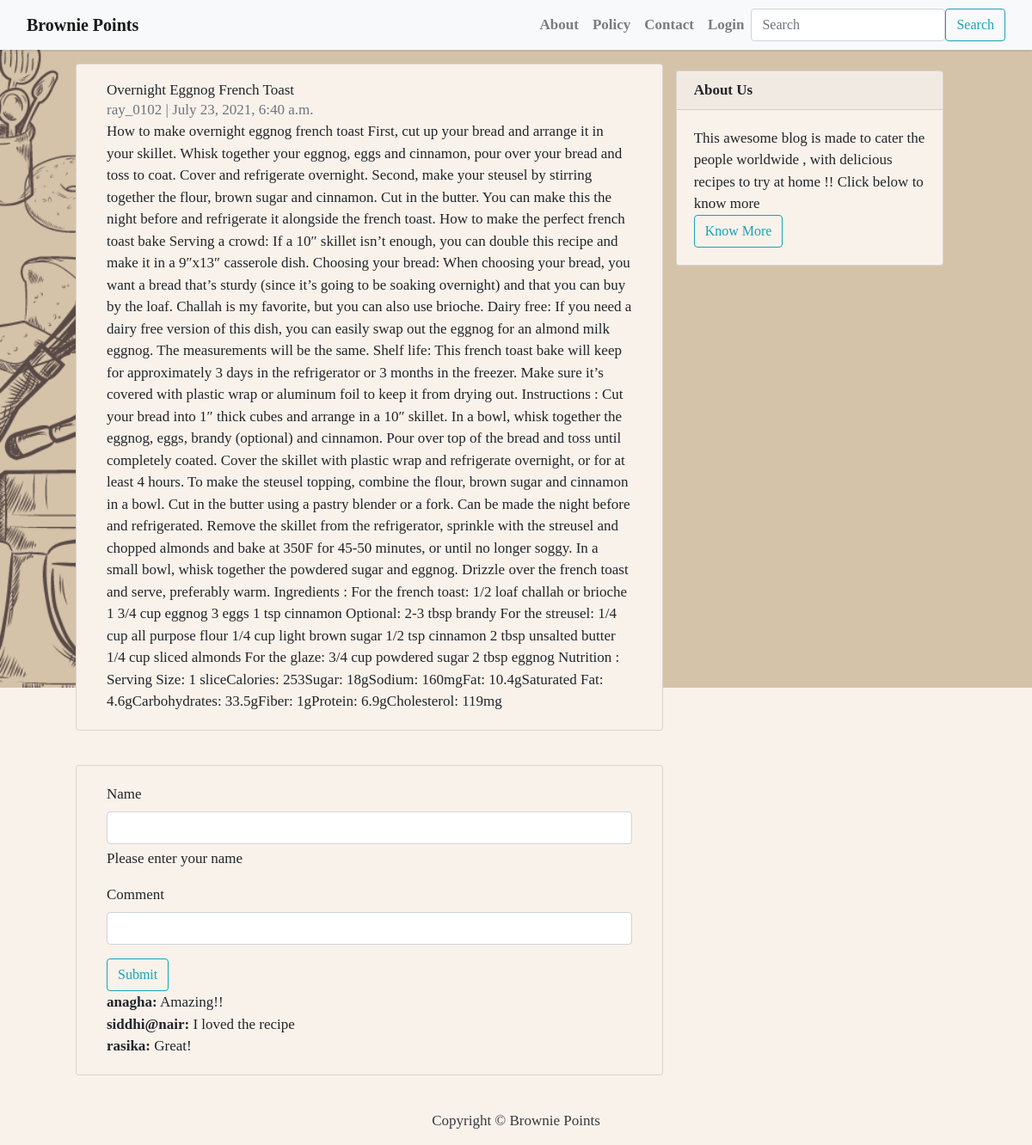
/blog/10, run on the app's committed database.
### blog/models.py (models this page shows, shortened)
class Post(models.Model):
    id = models.IntegerField(primary_key=True)
    title = models.CharField(max_length=200, unique=True)
    slug = models.SlugField(max_length=200, unique=True)
    author = models.ForeignKey(User, on_delete= models.CASCADE,related_name='blog_posts')
    updated_on = models.DateTimeField(auto_now= True)
    content = models.TextField()
    created_on = models.DateTimeField(auto_now_add=True)
    status = models.IntegerField(choices=STATUS, default=0)
    image = models.ImageField(upload_to='images', default='mysite\blog\static\img\bg2.png')
    class Meta:
        ordering = ['-created_on']
    class Meta:
        db_table = "myapp_image"

class CommentModel(models.Model):
    your_name = models.CharField(max_length=20)
    comment_text = models.TextField()
    blog = models.ForeignKey('Post', on_delete=models.CASCADE)

### blog/views.py (the view)
# urls.py: path('blog/<int:_id>', BlogDetailView, name='post_detail'),
def BlogDetailView(request,_id):
    try:
        data =Post.objects.get(id =_id)
        comments = CommentModel.objects.filter(blog = data)
    except Post.DoesNotExist:
        raise Http404('Data does not exist')
    if request.method == 'POST':
        your_name=request.POST.get('your_name')
        comment_text=request.POST.get('comment_text')
        comment=CommentModel(your_name=your_name,comment_text=comment_text,blog=data)
        comment.save()
        return redirect(f'/blog/{_id}')
    context = {
            'data':data,
            'comments':comments,
        }
    return render(request,'post_detail.html',context)

### blog/templates/post_detail.html (shortened to what this page needs)
{% extends 'base.html' %} {% block content %}
<div class="container">
  <div class="row">
    <div class="col-md-8 card mb-4 mt-3 left top">
      <div class="card-body">
        <h1>{% block title %} {{ data.title }} {% endblock title %}</h1>
        <p class="text-muted">{{ data.author }} | {{ data.created_on }}</p>
        <p class="card-text">{{ data.content | safe }}</p>
      </div>
    </div>
     {% block sidebar %} {% include 'sidebar.html' %} {% endblock sidebar %}
  </div>
</div>
<div class="container">
  <div class="row">
    <div class="col-md-8 card mb-4 mt-3 left top">
      <div class="card-body">
    <form method="post">
      <div class="mb-3">
        <label for="exampleInputEmail1" class="form-label">Name</label>
        <input type="name" name="your_name" class="form-control" id="exampleInputEmail1" aria-describedby="emailHelp">
        <div id="emailHelp" class="form-text">Please enter your name</div>
      </div>
      <div class="mb-3">
        <label for="exampleInputPassword1" class="form-label">Comment</label>
        <input type="text" class="form-control" name="comment_text" id="exampleInputPassword1">
      </div>
      <button type="submit" class="btn btn-outline-info" >Submit</button>
    </form>
 {%for comment in comments%}
    <p><strong>{{comment.your_name}}:</strong> {{comment.comment_text}}</p>
    {%endfor %}
  </div>
</div>
</div>
</div>
{% endblock content %}

### blog/templates/base.html (shortened to what this page needs)
{% load static %}
<!DOCTYPE html>
<html>
    <head>
        <link rel="stylesheet" href="https://maxcdn.bootstrapcdn.com/bootstrap/4.0.0/css/bootstrap.min.css"
 />
        <link href="https://unpkg.com/tailwindcss@%5E1.0/dist/tailwind.min.css" rel="stylesheet">
    </head>
    <body  id='bg' style="background-image:url('{% static 'img/3.png' %}');" >
{% block base%}
        <nav class="navbar navbar-expand-lg navbar-light bg-light shadow" id="mainNav" style="background-image:url('{% static 'img/logo2.png' %}');">
            <div class="container-fluid">
                <a class="navbar-brand font-weight-bold" href="{% url 'home' %}">Brownie Points</a>
                <div class="collapse navbar-collapse" id="navbarResponsive">
                    <ul class="navbar-nav ml-auto">
                        <li class="nav-item text-black">
                            <a class="nav-link text-black font-weight-bold" href="{% url 'about_us' %}">About</a>
                        </li>
                        <li class="nav-item text-black">
                            <a class="nav-link text-black font-weight-bold" href="{% url 'policy' %}">Policy</a>
                        </li>
                        <li class="nav-item text-black">
                            <a class="nav-link text-black font-weight-bold" href="{% url 'contact' %}">Contact</a>
                        </li>
                        {% if user.is_authenticated %}
                        <li class="nav-item text-black">
                            <a class="nav-link text-black font-weight-bold" href="/logout">Logout</a>
                        </li>
                        <li class="nav-item text-black">
                            <a class="nav-link text-black font-weight-bold" href="#">Welcome, {{user.username}}</a>
                        </li>
                        {% else %}
                        <li class="nav-item text-black">
                            <a class="nav-link text-black font-weight-bold" href="{% url 'login' %}">Login</a>
                        </li>
                        {% endif %}
                    </ul>
                    <form class="d-flex" method="GET" action="/search">
                        <input class="form-control me-2" type="search" placeholder="Search" aria-label="Search" name="query" id="query">
                        <button class="btn btn-outline-info" type="submit">Search</button>
                    </form>
                </div>
            </div>
        </nav>
        {% block content %}{% endblock content %}
        <footer class="py-3 bg-grey">
            <p class="m-0 text-dark text-center ">Copyright &copy; Brownie Points</p>
        </footer>
    </body>
</html>
{% endblock base%}

### blog/templates/sidebar.html (shortened to what this page needs)
{% load static %}
{% block sidebar %}
<div class="col-md-4 float-right ">
<div class="card my-4">
        <h5 class="card-header font-weight-bold">About Us</h5>
    <div class="card-body"  stroke="currentColor" stroke-width="2" fill="none" stroke-linecap="round" stroke-linejoin="round">
        <p class="card-text"> This awesome blog is made to cater the people worldwide , with delicious recipes to try at home !! Click below to know more</p>
        <a class="btn btn-outline-info" href="{% url 'about_us' %}" role="button">Know More</a>
    </div>
</div>
</div>
{% endblock sidebar %}

### blog/templates/sidebar.html (style rules this page uses)
.card { background-color: #f9f2eb; }

### data on the page
Post: title "Overnight Eggnog French Toast", author "ray_0102", created_on "July 23, 2021, 6:40 a.m.", content "How to make overnight eggnog french toast First, cut up your bread and arrange it in your skillet. Whisk together your eggnog, eggs and cinnamon, pour over your bread and toss to coat. Cover and refrigerate overnight. Second, make your steusel by stirring together the flour, brown sugar and cinnamon. Cut in the butter. You can make this the night before and refrigerate it alongside the french toast. How to make the perfect french toast bake Serving a crowd: If a 10″ skillet isn’t enough, you can double this recipe and make it in a 9″x13″ casserole dish. Choosing your bread: When choosing your bread, you want a bread that’s sturdy (since it’s going to be soaking overnight) and that you can…"
CommentModel: your_name "anagha", comment_text "Amazing!!"
CommentModel: your_name "siddhi@nair", comment_text "I loved the recipe"
CommentModel: your_name "rasika", comment_text "Great!"
